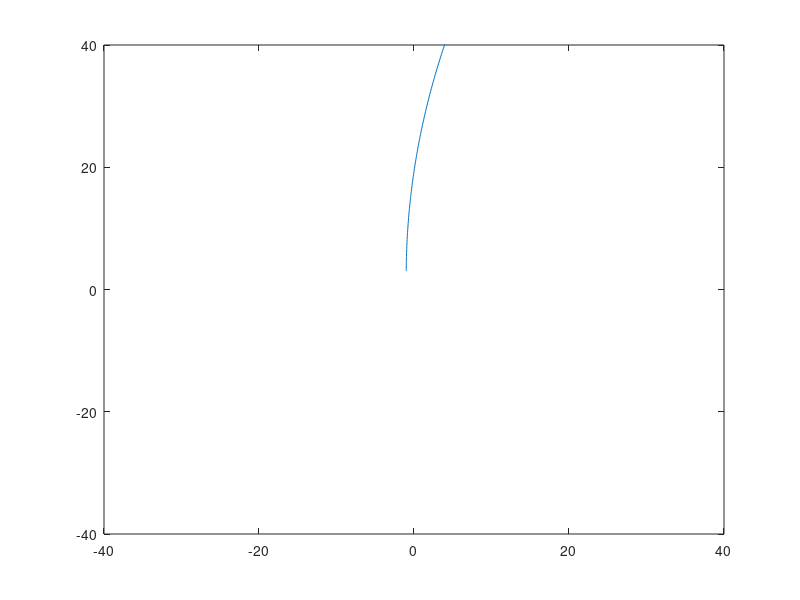

MATLAB code for this plot:
 %% Dynamics calculator %%
 
 %% Initial and Goal parameters%%
 initial_position = [-1, 3]; 
 initial_bearing = pi/2;      % Initial angular position [rad]
 initial_velocity = 0;
 
 goal_position  = [10,10];
 
 %% Boat Parameters %%
 
mass = 15;
inertia_z = 5.414;     % Inertia around z
L1 = 0.61;                 % Distance from the motor shaft to x-axis [m] 
damping_yaw = 3.5;
damping_surge = 2.7; 

%% Forces and Torques %%

ForceL = 1.38; % Force in left motor [N]
ForceR = 1.4; % Force in right motor [N]
input_torque = L1*ForceL - L1*ForceR; %% Torque that contributes to rotation

%% Velocities and Accelerations %%

%syms position(t) cosine_angle(t) cartessian_position_x(t) cartessian_position_y(t);
%syms linear_acc(t) linear_vel(t) linear_pos(t);
%syms angular_acc(t) angular_vel(t) angular_pos(t);
%syms xVelocity(t) yVelocity(t) xAcc(t) yAcc(t);
t = 0 : 0.5 : 500;
conv_rad_deg = 1; % Set to "1" if the desired unit is radians. Set to 180/pi if the desired unit is degrees

linear_acc = (ForceL + ForceR)./(mass + damping_surge.*t);
linear_vel = initial_velocity + linear_acc.*t;
linear_pos_displacement = 1/2*linear_acc.*t.*t;  

angular_acc = conv_rad_deg.*input_torque./(inertia_z + damping_yaw.*t);
angular_vel = angular_acc.*t;
angular_pos = initial_bearing + 1/2*angular_acc.*t.*t;


cosine_angle = cos(initial_bearing + 1/2*angular_acc.*t.*t);
sine_angle = sin(initial_bearing + 1/2*angular_acc.*t.*t);

xVelocity = (initial_velocity + linear_acc.*t) .* cosine_angle;
yVelocity = (initial_velocity + linear_acc.*t) .* sine_angle;

xAcc = linear_acc .* cosine_angle;
yAcc = linear_acc .* sine_angle;

cartessian_position_x =  initial_position(1) + (1/2) * xAcc .* t.*t;
cartessian_position_y =  initial_position(2) + (1/2) * yAcc .* t.*t;

plot (cartessian_position_x, cartessian_position_y)
xlim([-40 40])
ylim([-40 40])

















%% Figures Surge %%

%figure(1)
%fplot (linear_acc);
%title('Linear Acceleration')
%xlim([0 40])
%ylim([0 10])

%figure(2)
%fplot (linear_vel);
%title('Linear Velocity')
%xlim([0 40])
%ylim([0 2])

%figure(3)
%fplot (position);
%title('Linear Position')
%xlim([0 20])
%ylim([0 50])

%% Figures Yaw %%


%figure(4)
%fplot (angular_acc);
%title('Angular Acceleration')
%xlim([0 20])
%ylim([-50 50])

%figure(5)
%fplot (angular_vel);
%title('Angular Velocity')
%xlim([0 5])
%ylim([0 1])

%figure(6)
%fplot (angular_pos);
%title('Angular Position')
%xlim([0 2])
%ylim([-10 10])
